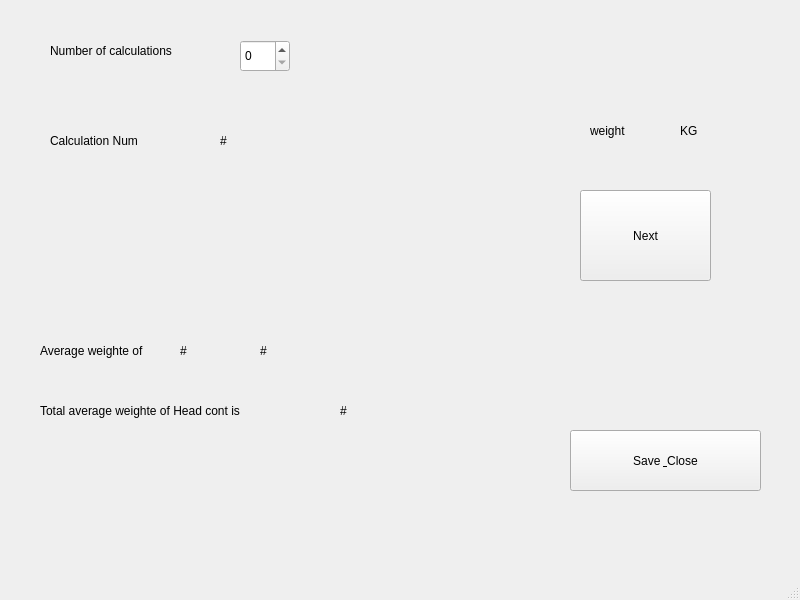
<?xml version="1.0" encoding="UTF-8"?>
<ui version="4.0">
 <class>MainWindow</class>
 <widget class="QMainWindow" name="MainWindow">
  <property name="geometry">
   <rect>
    <x>0</x>
    <y>0</y>
    <width>800</width>
    <height>600</height>
   </rect>
  </property>
  <property name="windowTitle">
   <string>MainWindow</string>
  </property>
  <widget class="QWidget" name="centralwidget">
   <widget class="QSpinBox" name="Radingnum">
    <property name="geometry">
     <rect>
      <x>240</x>
      <y>40</y>
      <width>50</width>
      <height>32</height>
     </rect>
    </property>
   </widget>
   <widget class="QLabel" name="label">
    <property name="geometry">
     <rect>
      <x>50</x>
      <y>40</y>
      <width>191</width>
      <height>22</height>
     </rect>
    </property>
    <property name="text">
     <string>Number of calculations</string>
    </property>
   </widget>
   <widget class="QPushButton" name="Next">
    <property name="geometry">
     <rect>
      <x>580</x>
      <y>190</y>
      <width>131</width>
      <height>91</height>
     </rect>
    </property>
    <property name="text">
     <string>Next</string>
    </property>
   </widget>
   <widget class="QLabel" name="label_2">
    <property name="geometry">
     <rect>
      <x>50</x>
      <y>130</y>
      <width>131</width>
      <height>22</height>
     </rect>
    </property>
    <property name="text">
     <string>Calculation Num </string>
    </property>
   </widget>
   <widget class="QLabel" name="total_Calculations">
    <property name="geometry">
     <rect>
      <x>220</x>
      <y>130</y>
      <width>68</width>
      <height>22</height>
     </rect>
    </property>
    <property name="text">
     <string>#</string>
    </property>
   </widget>
   <widget class="QLabel" name="label_4">
    <property name="geometry">
     <rect>
      <x>680</x>
      <y>120</y>
      <width>68</width>
      <height>22</height>
     </rect>
    </property>
    <property name="text">
     <string>KG</string>
    </property>
   </widget>
   <widget class="QLabel" name="label_5">
    <property name="geometry">
     <rect>
      <x>590</x>
      <y>120</y>
      <width>68</width>
      <height>22</height>
     </rect>
    </property>
    <property name="text">
     <string>weight</string>
    </property>
   </widget>
   <widget class="QLabel" name="label_6">
    <property name="geometry">
     <rect>
      <x>40</x>
      <y>340</y>
      <width>141</width>
      <height>22</height>
     </rect>
    </property>
    <property name="text">
     <string>Average weighte of </string>
    </property>
   </widget>
   <widget class="QLabel" name="label_7">
    <property name="geometry">
     <rect>
      <x>180</x>
      <y>340</y>
      <width>68</width>
      <height>22</height>
     </rect>
    </property>
    <property name="text">
     <string>#</string>
    </property>
   </widget>
   <widget class="QLabel" name="label_8">
    <property name="geometry">
     <rect>
      <x>260</x>
      <y>340</y>
      <width>68</width>
      <height>22</height>
     </rect>
    </property>
    <property name="text">
     <string>#</string>
    </property>
   </widget>
   <widget class="QLabel" name="label_9">
    <property name="geometry">
     <rect>
      <x>40</x>
      <y>400</y>
      <width>281</width>
      <height>22</height>
     </rect>
    </property>
    <property name="text">
     <string>Total average weighte of Head cont is</string>
    </property>
   </widget>
   <widget class="QLabel" name="label_10">
    <property name="geometry">
     <rect>
      <x>340</x>
      <y>400</y>
      <width>68</width>
      <height>22</height>
     </rect>
    </property>
    <property name="text">
     <string>#</string>
    </property>
   </widget>
   <widget class="QPushButton" name="SaveandClose">
    <property name="geometry">
     <rect>
      <x>570</x>
      <y>430</y>
      <width>191</width>
      <height>61</height>
     </rect>
    </property>
    <property name="text">
     <string>Save &amp; Close</string>
    </property>
   </widget>
  </widget>
  <widget class="QMenuBar" name="menubar">
   <property name="geometry">
    <rect>
     <x>0</x>
     <y>0</y>
     <width>800</width>
     <height>28</height>
    </rect>
   </property>
  </widget>
  <widget class="QStatusBar" name="statusbar"/>
 </widget>
 <resources/>
 <connections/>
</ui>
